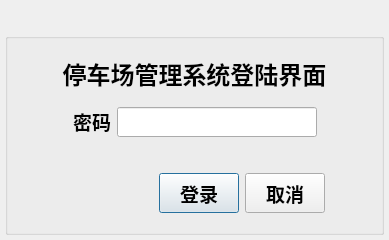
<?xml version="1.0" encoding="UTF-8"?>
<ui version="4.0">
 <class>Login</class>
 <widget class="QDialog" name="Login">
  <property name="geometry">
   <rect>
    <x>0</x>
    <y>0</y>
    <width>389</width>
    <height>240</height>
   </rect>
  </property>
  <property name="minimumSize">
   <size>
    <width>389</width>
    <height>240</height>
   </size>
  </property>
  <property name="maximumSize">
   <size>
    <width>389</width>
    <height>240</height>
   </size>
  </property>
  <property name="windowTitle">
   <string>Login</string>
  </property>
  <layout class="QGridLayout" name="gridLayout_3">
   <property name="leftMargin">
    <number>0</number>
   </property>
   <property name="topMargin">
    <number>0</number>
   </property>
   <property name="rightMargin">
    <number>0</number>
   </property>
   <property name="bottomMargin">
    <number>0</number>
   </property>
   <property name="spacing">
    <number>0</number>
   </property>
   <item row="0" column="0">
    <widget class="QWidget" name="widget_title" native="true">
     <property name="sizePolicy">
      <sizepolicy hsizetype="Preferred" vsizetype="Fixed">
       <horstretch>0</horstretch>
       <verstretch>0</verstretch>
      </sizepolicy>
     </property>
     <property name="minimumSize">
      <size>
       <width>100</width>
       <height>28</height>
      </size>
     </property>
     <layout class="QHBoxLayout" name="horizontalLayout_3">
      <property name="spacing">
       <number>0</number>
      </property>
      <property name="leftMargin">
       <number>0</number>
      </property>
      <property name="topMargin">
       <number>0</number>
      </property>
      <property name="rightMargin">
       <number>0</number>
      </property>
      <property name="bottomMargin">
       <number>0</number>
      </property>
      <item>
       <widget class="QLabel" name="lab_Ico">
        <property name="sizePolicy">
         <sizepolicy hsizetype="Minimum" vsizetype="Preferred">
          <horstretch>0</horstretch>
          <verstretch>0</verstretch>
         </sizepolicy>
        </property>
        <property name="minimumSize">
         <size>
          <width>31</width>
          <height>0</height>
         </size>
        </property>
        <property name="text">
         <string/>
        </property>
        <property name="alignment">
         <set>Qt::AlignCenter</set>
        </property>
       </widget>
      </item>
      <item>
       <widget class="QLabel" name="lab_Title">
        <property name="sizePolicy">
         <sizepolicy hsizetype="Expanding" vsizetype="Preferred">
          <horstretch>0</horstretch>
          <verstretch>0</verstretch>
         </sizepolicy>
        </property>
        <property name="maximumSize">
         <size>
          <width>16777215</width>
          <height>30</height>
         </size>
        </property>
        <property name="styleSheet">
         <string notr="true">font: 10pt &quot;微软雅黑&quot;;</string>
        </property>
        <property name="text">
         <string/>
        </property>
        <property name="alignment">
         <set>Qt::AlignLeading|Qt::AlignLeft|Qt::AlignVCenter</set>
        </property>
       </widget>
      </item>
      <item>
       <widget class="QWidget" name="widget_menu" native="true">
        <property name="sizePolicy">
         <sizepolicy hsizetype="Minimum" vsizetype="Preferred">
          <horstretch>0</horstretch>
          <verstretch>0</verstretch>
         </sizepolicy>
        </property>
        <layout class="QHBoxLayout" name="horizontalLayout_4">
         <property name="spacing">
          <number>0</number>
         </property>
         <property name="leftMargin">
          <number>0</number>
         </property>
         <property name="topMargin">
          <number>0</number>
         </property>
         <property name="rightMargin">
          <number>0</number>
         </property>
         <property name="bottomMargin">
          <number>0</number>
         </property>
         <item>
          <widget class="QPushButton" name="btnMenu_Close">
           <property name="sizePolicy">
            <sizepolicy hsizetype="Minimum" vsizetype="Expanding">
             <horstretch>0</horstretch>
             <verstretch>0</verstretch>
            </sizepolicy>
           </property>
           <property name="minimumSize">
            <size>
             <width>40</width>
             <height>0</height>
            </size>
           </property>
           <property name="cursor">
            <cursorShape>ArrowCursor</cursorShape>
           </property>
           <property name="focusPolicy">
            <enum>Qt::NoFocus</enum>
           </property>
           <property name="toolTip">
            <string>关闭</string>
           </property>
           <property name="text">
            <string/>
           </property>
           <property name="flat">
            <bool>true</bool>
           </property>
          </widget>
         </item>
        </layout>
       </widget>
      </item>
     </layout>
    </widget>
   </item>
   <item row="1" column="0">
    <widget class="QWidget" name="widget" native="true">
     <layout class="QGridLayout" name="gridLayout_2">
      <property name="leftMargin">
       <number>5</number>
      </property>
      <property name="topMargin">
       <number>5</number>
      </property>
      <property name="rightMargin">
       <number>5</number>
      </property>
      <property name="bottomMargin">
       <number>5</number>
      </property>
      <property name="spacing">
       <number>5</number>
      </property>
      <item row="0" column="0">
       <widget class="QGroupBox" name="groupBox">
        <property name="title">
         <string/>
        </property>
        <layout class="QGridLayout" name="gridLayout">
         <item row="2" column="0">
          <spacer name="horizontalSpacer_9">
           <property name="orientation">
            <enum>Qt::Horizontal</enum>
           </property>
           <property name="sizeHint" stdset="0">
            <size>
             <width>40</width>
             <height>30</height>
            </size>
           </property>
          </spacer>
         </item>
         <item row="4" column="0">
          <spacer name="horizontalSpacer_8">
           <property name="orientation">
            <enum>Qt::Horizontal</enum>
           </property>
           <property name="sizeHint" stdset="0">
            <size>
             <width>40</width>
             <height>10</height>
            </size>
           </property>
          </spacer>
         </item>
         <item row="1" column="0">
          <layout class="QHBoxLayout" name="horizontalLayout_2">
           <item>
            <spacer name="horizontalSpacer_2">
             <property name="orientation">
              <enum>Qt::Horizontal</enum>
             </property>
             <property name="sizeHint" stdset="0">
              <size>
               <width>40</width>
               <height>20</height>
              </size>
             </property>
            </spacer>
           </item>
           <item>
            <widget class="QLabel" name="label">
             <property name="font">
              <font>
               <family>新宋体</family>
               <pointsize>14</pointsize>
               <weight>75</weight>
               <bold>true</bold>
              </font>
             </property>
             <property name="text">
              <string>&lt;html&gt;&lt;head/&gt;&lt;body&gt;&lt;p&gt;&lt;span style=&quot; font-size:14pt; font-weight:600;&quot;&gt;密码&lt;/span&gt;&lt;/p&gt;&lt;/body&gt;&lt;/html&gt;</string>
             </property>
            </widget>
           </item>
           <item>
            <widget class="QLineEdit" name="lineEdit">
             <property name="minimumSize">
              <size>
               <width>200</width>
               <height>30</height>
              </size>
             </property>
             <property name="font">
              <font>
               <family>新宋体</family>
               <pointsize>11</pointsize>
               <weight>75</weight>
               <bold>true</bold>
              </font>
             </property>
            </widget>
           </item>
           <item>
            <spacer name="horizontalSpacer_3">
             <property name="orientation">
              <enum>Qt::Horizontal</enum>
             </property>
             <property name="sizeHint" stdset="0">
              <size>
               <width>40</width>
               <height>20</height>
              </size>
             </property>
            </spacer>
           </item>
          </layout>
         </item>
         <item row="3" column="0">
          <layout class="QHBoxLayout" name="horizontalLayout">
           <item>
            <spacer name="horizontalSpacer_6">
             <property name="orientation">
              <enum>Qt::Horizontal</enum>
             </property>
             <property name="sizeHint" stdset="0">
              <size>
               <width>40</width>
               <height>20</height>
              </size>
             </property>
            </spacer>
           </item>
           <item>
            <spacer name="horizontalSpacer_7">
             <property name="orientation">
              <enum>Qt::Horizontal</enum>
             </property>
             <property name="sizeHint" stdset="0">
              <size>
               <width>40</width>
               <height>20</height>
              </size>
             </property>
            </spacer>
           </item>
           <item>
            <spacer name="horizontalSpacer">
             <property name="orientation">
              <enum>Qt::Horizontal</enum>
             </property>
             <property name="sizeHint" stdset="0">
              <size>
               <width>40</width>
               <height>20</height>
              </size>
             </property>
            </spacer>
           </item>
           <item>
            <widget class="QPushButton" name="pushButton">
             <property name="minimumSize">
              <size>
               <width>75</width>
               <height>40</height>
              </size>
             </property>
             <property name="font">
              <font>
               <family>新宋体</family>
               <pointsize>14</pointsize>
               <weight>75</weight>
               <bold>true</bold>
              </font>
             </property>
             <property name="text">
              <string>登录</string>
             </property>
            </widget>
           </item>
           <item>
            <widget class="QPushButton" name="pushButton_2">
             <property name="minimumSize">
              <size>
               <width>75</width>
               <height>40</height>
              </size>
             </property>
             <property name="font">
              <font>
               <family>新宋体</family>
               <pointsize>14</pointsize>
               <weight>75</weight>
               <bold>true</bold>
              </font>
             </property>
             <property name="text">
              <string>取消</string>
             </property>
            </widget>
           </item>
           <item>
            <spacer name="horizontalSpacer_5">
             <property name="orientation">
              <enum>Qt::Horizontal</enum>
             </property>
             <property name="sizeHint" stdset="0">
              <size>
               <width>40</width>
               <height>20</height>
              </size>
             </property>
            </spacer>
           </item>
          </layout>
         </item>
         <item row="0" column="0">
          <widget class="QLabel" name="label_2">
           <property name="font">
            <font>
             <family>新宋体</family>
             <pointsize>14</pointsize>
             <weight>75</weight>
             <bold>true</bold>
            </font>
           </property>
           <property name="text">
            <string>&lt;html&gt;&lt;head/&gt;&lt;body&gt;&lt;p align=&quot;center&quot;&gt;&lt;span style=&quot; font-size:18pt;&quot;&gt;停车场管理系统登陆界面&lt;/span&gt;&lt;/p&gt;&lt;/body&gt;&lt;/html&gt;</string>
           </property>
          </widget>
         </item>
        </layout>
       </widget>
      </item>
     </layout>
    </widget>
   </item>
  </layout>
 </widget>
 <resources/>
 <connections/>
</ui>
